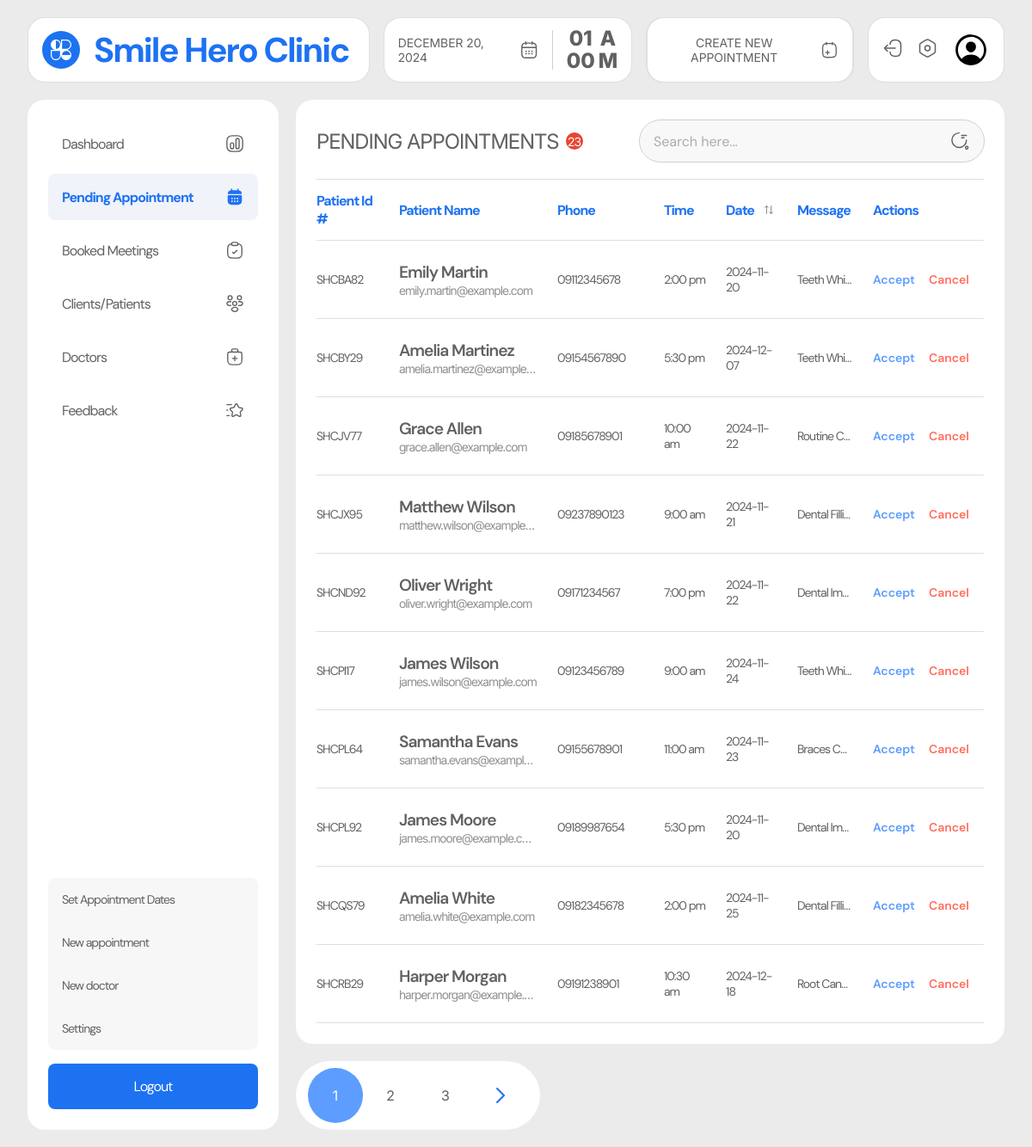
Page /admin/appointments.php (signed in) on the committed database.
### tables this page shows
CREATE TABLE `appointments` (
  `user_id` varchar(100) NOT NULL,
  `doctor_id` varchar(100) DEFAULT NULL,
  `appointment_id` varchar(20) NOT NULL,
  `label` varchar(100) NOT NULL,
  `name` varchar(255) NOT NULL,
  `email` varchar(255) NOT NULL,
  `contact` varchar(30) NOT NULL,
  `message` text NOT NULL,
  `date` varchar(30) NOT NULL,
  `time` varchar(30) NOT NULL,
  `service` varchar(100) NOT NULL,
  `location` varchar(100) NOT NULL,
  `status` varchar(50) NOT NULL,
  `created_at` datetime NOT NULL
);

### admin/appointments.php (the view, shortened to what this page needs)
<?php
require_once '../includes/dbh.inc.php';
require_once './includes/pagination.php';
$results_per_page = 10;
$query = "SELECT COUNT(*) AS total FROM appointments WHERE status = 'request'";
$result = $conn->query($query);
$row = $result->fetch_assoc();
$number_of_results = $row['total'];
$page = isset($_GET['page']) ? (int)$_GET['page'] : 1;
$page = max(1, $page);
$this_page_first_result = ($page - 1) * $results_per_page;
$query = "SELECT * FROM appointments WHERE status = 'request' LIMIT $this_page_first_result, $results_per_page";
$result = $conn->query($query);
$users = [];
if ($result->num_rows > 0) {
    while ($row = $result->fetch_assoc()) {
        $users[] = $row;
    }
}
?>
<!DOCTYPE html>
<html lang="en">
<head>
  <link rel="stylesheet" href="../src/dist/styles.css" />
</head>
<body class="admin__page">
  <main class="admin__main">
    <?php include("includes/nav.php"); ?>
    <section class="admin__content">
      <?php include("includes/side_nav.php"); ?>
      <div class="appointments__container appointments__page">
        <div class="appointments__table">
          <div class="table-heading__container">
            <h1 class="table-heading">pending appointments <span class="table-item-count"><?php echo $number_of_results ?></span></h1>
            <?php include("includes/search.php"); ?>
          </div>
          <?php if (count($users) > 0) { ?>
          <table>
            <thead>
              <tr>
                <th>patient id #</th>
                <th>
                  patient name
                </th>
                <th>phone</th>
                <th>time</th>
                <th>
                  date
                  <div class="dropdown-container">
                    <button class="filter-btn">
                    </button>
                  </div>
                </th>
                <th>message</th>
                <th>actions</th>
              </tr>
            </thead>
            <tbody id="items">
              <?php foreach ($users as $user){?>
              <tr class="item-row appointment-row"
                data-date="<?php echo date('Y-m-d', strtotime($user['date'])); ?>">
                <td class="patient-cell id">
                  <?php echo $user['appointment_id']; ?>
                </td>
                <td class="patient-cell name">
                  <p class="patient-name" title="<?php echo $user['name']; ?>"><?php echo $user['name']; ?></p>
                  <p class="patient-email" title="<?php echo $user['email']; ?>"><?php echo $user['email']; ?></p>
                </td>
                <td class="patient-cell phone">
                  <?php echo $user['contact']; ?>
                </td>
                <td class="patient-cell time"><?php echo $user['time']; ?></td>
                <td class="patient-cell date" data-date="<?php echo $user['date'] ?>"><?php echo $user['date']; ?></td>
                <td class="patient-cell message">
                  <p class="message-text" title="<?php echo $user['service'] . " " . $user['message']?>">
                    <?php echo $user['service'] . " " . $user['message']; ?>
                  </p>
                </td>
                <td class="patient-cell actions">
                  <div class="button-container">
                    <form action="includes/accept_appointment.php" method="post">
                      <input type="submit" value="Accept" name="accept" class="button accept">
                    </form>
                    <form action="includes/cancel_appointment.php" method="post">
                      <input type="submit" value="Cancel" name="cancel" class="button cancel">
                    </form>
                  </div>
                </td>
              </tr>
              <?php } ?>
            </tbody>
          </table>
          <?php } else { ?>
            <p>No appointment requests</p>
          <?php } ?>
        </div>
      </div>
    </section>
  </main>
</body>
</html>

### rows in the picture
appointments: appointment_id "SHCBA82", name "Emily Martin", email "emily.martin@example.com", contact "09112345678", time "2:00 pm", date "2024-11-20", service "Teeth Whi…"
appointments: appointment_id "SHCBY29", name "Amelia Martinez", email "amelia.martinez@example…", contact "09154567890", time "5:30 pm", date "2024-12-07", service "Teeth Whi…"
appointments: appointment_id "SHCJV77", name "Grace Allen", email "grace.allen@example.com", contact "09185678901", time "10:00 am", date "2024-11-22", service "Routine C…"
appointments: appointment_id "SHCJX95", name "Matthew Wilson", email "matthew.wilson@example.…", contact "09237890123", time "9:00 am", date "2024-11-21", service "Dental Filli…"
appointments: appointment_id "SHCND92", name "Oliver Wright", email "oliver.wright@example.com", contact "09171234567", time "7:00 pm", date "2024-11-22", service "Dental Im…"
appointments: appointment_id "SHCPI17", name "James Wilson", email "james.wilson@example.com", contact "09123456789", time "9:00 am", date "2024-11-24", service "Teeth Whi…"
appointments: appointment_id "SHCPL64", name "Samantha Evans", email "samantha.evans@exampl…", contact "09155678901", time "11:00 am", date "2024-11-23", service "Braces C…"
appointments: appointment_id "SHCPL92", name "James Moore", email "james.moore@example.com", contact "09189987654", time "5:30 pm", date "2024-11-20", service "Dental Im…"
appointments: appointment_id "SHCQS79", name "Amelia White", email "amelia.white@example.com", contact "09182345678", time "2:00 pm", date "2024-11-25", service "Dental Filli…"
appointments: appointment_id "SHCRB29", name "Harper Morgan", email "harper.morgan@example.…", contact "09191238901", time "10:30 am", date "2024-12-18", service "Root Can…"

### other values in the picture
$number_of_results "23"
